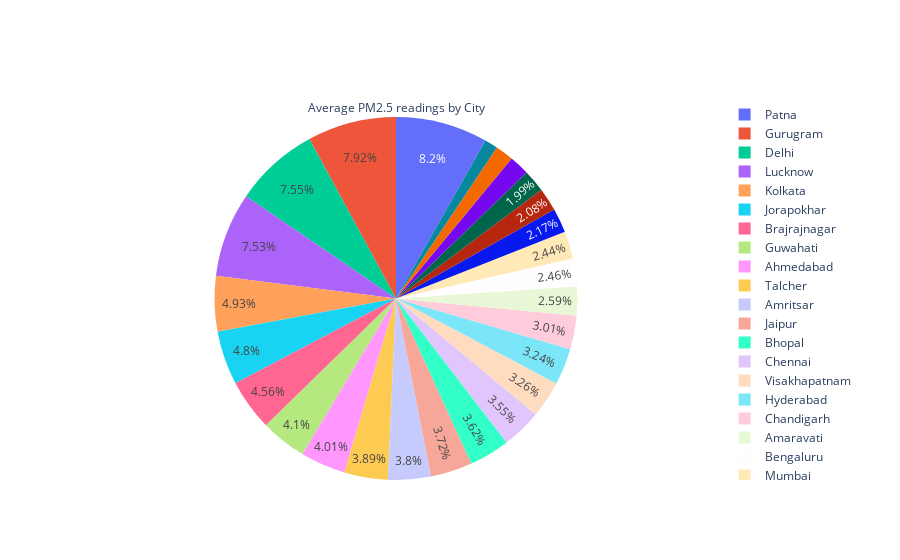

Notebook code cell kept with this figure:
### Code cell
# avg readings for PM2.5 across all cities (pie chart)
trace1=go.Pie(labels=avg_readings['City'], values=avg_readings['PM2.5'].round(2),
             title='Average PM2.5 readings by City')
fig=go.Figure(trace1)
fig.update_traces(textposition='inside')
fig=fig.update_layout(uniformtext_minsize=12, uniformtext_mode='hide')
fig.show()
pio.write_image(fig, 'avg_pm2.5_by_city.png')

### Figure 1 — Plotly figure (JSON) as saved in the notebook; plotly's stock layout.template omitted (floating-point values rounded to 4 significant figures)
{"data": [{"labels": ["Ahmedabad", "Aizawl", "Amaravati", "Amritsar", "Bengaluru", "Bhopal", "Brajrajnagar", "Chandigarh", "Chennai", "Coimbatore", "Delhi", "Ernakulam", "Gurugram", "Guwahati", "Hyderabad", "Jaipur", "Jorapokhar", "Kochi", "Kolkata", "Lucknow", "Mumbai", "Patna", "Shillong", "Talcher", "Thiruvananthapuram", "Visakhapatnam"], "textposition": "inside", "title": {"text": "Average PM2.5 readings by City"}, "type": "pie", "values": [57.45, 16.81, 37.08, 54.53, 35.28, 51.83, 65.41, 43.11, 50.82, 28.46, 108.2, 23.19, 113.5, 58.78, 46.45, 53.3, 68.87, 31.17, 70.61, 107.9, 35.04, 117.6, 25.6, 55.79, 29.79, 46.78]}], "layout": {"uniformtext": {"minsize": 12, "mode": "hide"}}}
